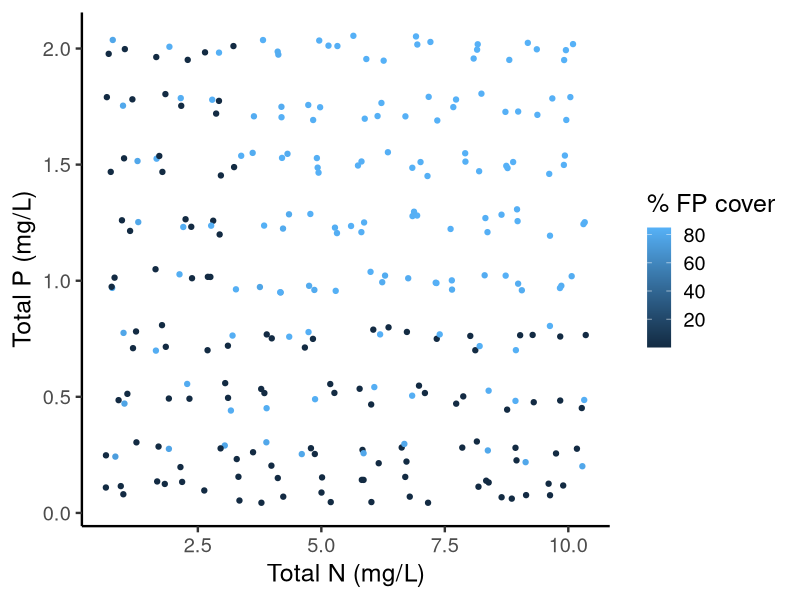
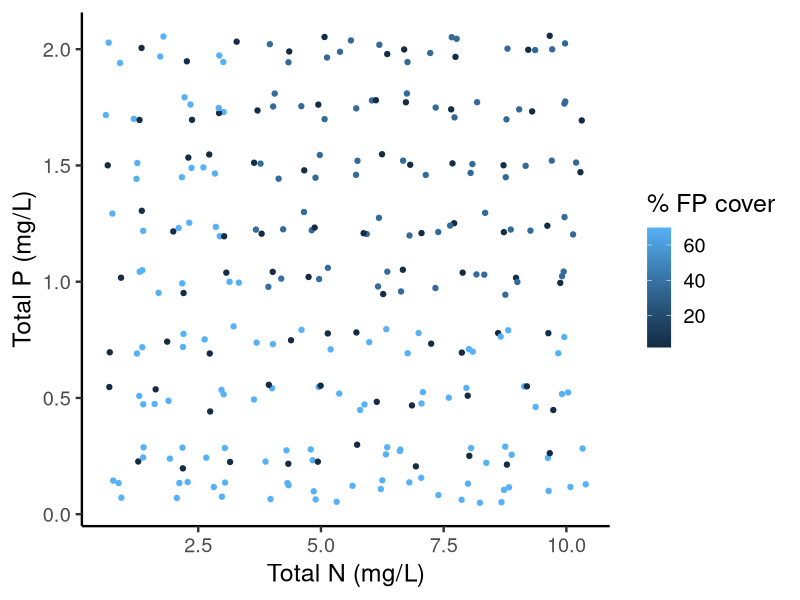

The R source for these figures, in order: (Note: this script raises an error after producing the figures.)
#########################################################
# Summarize results from multiple simulations           # 
#                                                       #
# By: Michael J. McCann                                 #
# Created: 3/19/2014                                    #
# Updated: 4/24/2014                                    #
######################################################### 

library(ggplot2)
library(gridExtra)

data <- read.csv("output11.csv") # imports parameter  values for all simulations 
head(data)
data_medFPeffect <- data[1:270,]
data_largeFPeffect <- data[271:540,]

# If I have multiple simulations @ the same parameter values, then I need to get summary means, variances (library dplyr) & plot those instead

#################
# med FP effect #
#################
# Y = average average FP cover for all years (except for first three)
# light limitation (SAV on SAV): a = 0.02
# FP shading SAV: b = 0.04
g <- ggplot(data_medFPeffect, aes(x=TOTALN,y=TOTALP,colour=avg_avg_FPcover)) + geom_point(position="jitter")
g <- g + xlab("Total N (mg/L)")
g <- g + ylab("Total P (mg/L)")
g <- g + labs(colour="% FP cover")
g <- g + theme_classic(base_size=18)
g

h <- ggplot(data_medFPeffect, aes(x=TOTALN,y=TOTALP,colour=avg_avg_SAVcover)) + geom_point(position="jitter")
h <- h + xlab("Total N (mg/L)")
h <- h + ylab("Total P (mg/L)")
h <- h + labs(colour="% FP cover")
h <- h + theme_classic(base_size=18)
h

g_h <- grid.arrange(g,h,ncol=1, main="Medium FP effect",sub="a=0.02, b=0.04")
g_h <- arrangeGrob(g,h,ncol=1, main="Medium FP effect",sub="a=0.02, b=0.04")
ggsave(file="med FP effect.pdf",g_h, height=16,width=8)

###################
# large FP effect #
###################
# Y = average average FP cover for all years (except for first three)
# light limitation (SAV on SAV): a = 0.04
# FP shading SAV: b = 0.08
i <- ggplot(data_largeFPeffect, aes(x=TOTALN,y=TOTALP,colour=avg_avg_FPcover)) + geom_point(position="jitter")
i <- i + xlab("Total N (mg/L)")
i <- i + ylab("Total P (mg/L)")
i <- i + labs(colour="% FP cover")
i <- i + theme_classic(base_size=18)
i

j <- ggplot(data_largeFPeffect, aes(x=TOTALN,y=TOTALP,colour=avg_avg_SAVcover)) + geom_point(position="jitter")
j <- j + xlab("Total N (mg/L)")
j <- j + ylab("Total P (mg/L)")
j <- j + labs(colour="% FP cover")
j <- j + theme_classic(base_size=18)
j

i_j <- grid.arrange(i,j,ncol=1,main="Large FP effect",sub="a=0.04, b=0.08")
i_j <- arrangeGrob(i,j,ncol=1, main="Large FP effect",sub="a=0.04, b=0.08")
ggsave(file="large FP effect.pdf",i_j, height=16,width=8)
